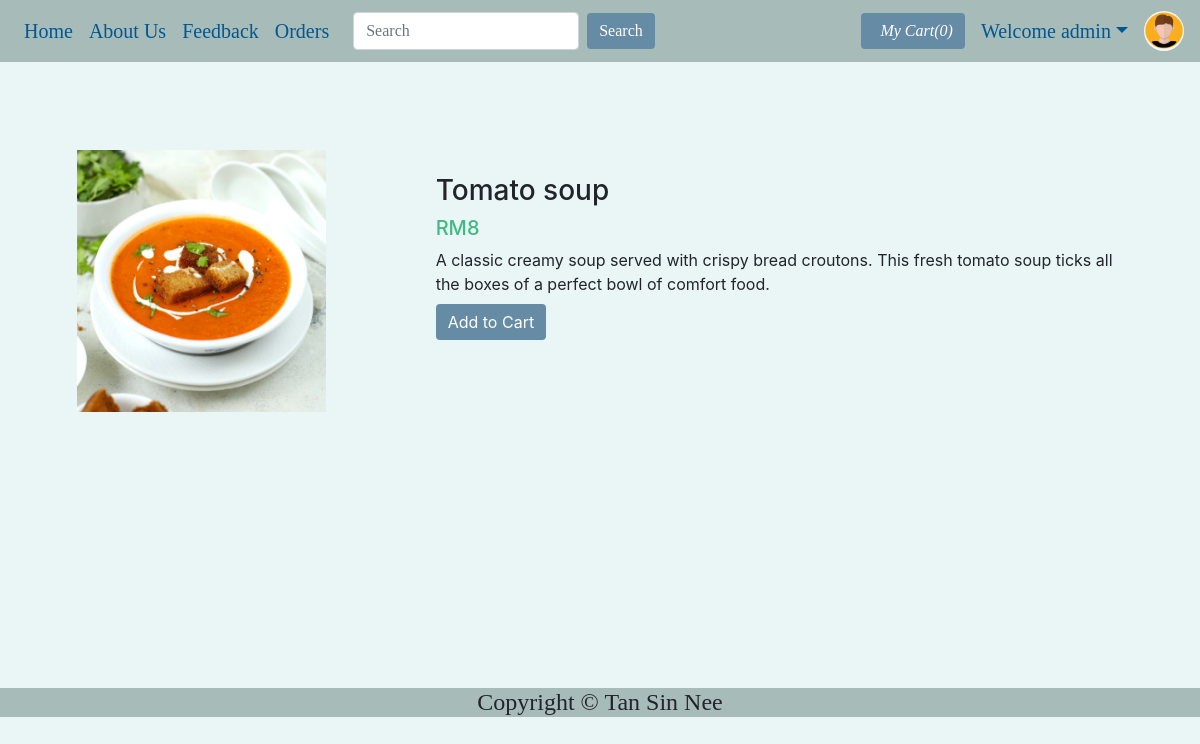
The app's page /viewPizza.php?pizzaid=103 (signed in) with its own data.
### tables this page shows
CREATE TABLE `pizza` (
  `pizzaId` int(12) NOT NULL,
  `pizzaName` varchar(255) NOT NULL,
  `pizzaPrice` int(12) NOT NULL,
  `pizzaDesc` text NOT NULL,
  `pizzaCategorieId` int(12) NOT NULL,
  `pizzaPubDate` datetime NOT NULL DEFAULT current_timestamp()
);

### viewPizza.php (the view, shortened to what this page needs)
<!doctype html>
<html lang="en">
<head>
    <link rel="stylesheet" href="https://stackpath.bootstrapcdn.com/bootstrap/4.4.1/css/bootstrap.min.css">
    <link rel="stylesheet" href="https://use.fontawesome.com/releases/v5.8.2/css/all.css">
</head>
<body>
    <?php include 'partials/_dbconnect.php';?>
    <?php require 'partials/_nav.php' ?>
    <div class="container my-4" id="cont">
        <div class="row jumbotron" style="background: transparent;">
        <?php
            $pizzaId = $_GET['pizzaid'];
            $sql = "SELECT * FROM `pizza` WHERE pizzaId = $pizzaId";
            $result = mysqli_query($conn, $sql);
            $row = mysqli_fetch_assoc($result);
            $pizzaName = $row['pizzaName'];
            $pizzaPrice = $row['pizzaPrice'];
            $pizzaDesc = $row['pizzaDesc'];
        ?>
        <?php
        echo  '<div class="col-md-4">
                <img src="img/pizza-'.$pizzaId. '.jpg" width="249px" height="262px">
            </div>
            <div class="col-md-8 my-4">
                <h3>' . $pizzaName . '</h3>
                <h5 style="color: #42b883">RM'.$pizzaPrice. '</h5>
                <p class="mb-0">' .$pizzaDesc .'</p>';
                if($loggedin){
                    $quaSql = "SELECT `itemQuantity` FROM `viewcart` WHERE pizzaId = '$pizzaId' AND `userId`='$userId'";
                    $quaresult = mysqli_query($conn, $quaSql);
                    $quaExistRows = mysqli_num_rows($quaresult);
                    if($quaExistRows == 0) {
                        echo '<form action="partials/_manageCart.php" method="POST">
                              <input type="hidden" name="itemId" value="'.$pizzaId. '">
                              <button type="submit" name="addToCart" class="btn btn-primary my-2" style="background-color:#668ba4; color:white; border:#668ba4;">Add to Cart</button>';
                    }else {
                        echo '<a href="viewCart.php"><button class="btn btn-primary my-2"style="background-color:#668ba4; color:white; border:#668ba4;">Go to Cart</button></a>';
                    }
                }
                else{
                    echo '<button class="btn btn-primary my-2" data-toggle="modal" data-target="#loginModal"style="background-color:#668ba4; color:white; border:#668ba4;">Add to Cart</button>';
                }
                echo '</form>
            </div>'
        ?>
        </div>
    </div>
    <?php require 'partials/_footer.php' ?>
</body>
</html>

### viewPizza.php (style rules this page uses)
#cont { min-height : 578px; }

### partials/_nav.php (style rules this page uses)
body { background-color: #eaf6f6; }

### records on screen
pizza: pizzaName "Tomato soup", pizzaPrice "8", pizzaDesc "A classic creamy soup served with crispy bread croutons. This fresh tomato soup ticks all the boxes of a perfect bowl of comfort food."

### other values on screen
$count "0"
$username "admin"
